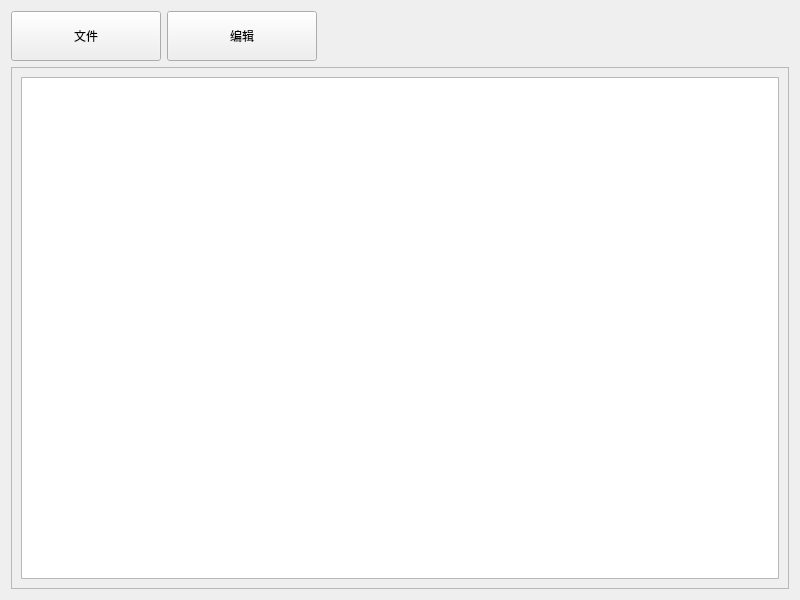
<?xml version="1.0" encoding="UTF-8"?>
<ui version="4.0">
 <class>Widget</class>
 <widget class="QWidget" name="Widget">
  <property name="geometry">
   <rect>
    <x>0</x>
    <y>0</y>
    <width>800</width>
    <height>600</height>
   </rect>
  </property>
  <property name="windowTitle">
   <string>Widget</string>
  </property>
  <layout class="QGridLayout" name="gridLayout">
   <item row="0" column="0">
    <widget class="QPushButton" name="pushButton">
     <property name="minimumSize">
      <size>
       <width>150</width>
       <height>50</height>
      </size>
     </property>
     <property name="styleSheet">
      <string notr="true"/>
     </property>
     <property name="text">
      <string>文件</string>
     </property>
    </widget>
   </item>
   <item row="0" column="1">
    <widget class="QPushButton" name="pushButton_2">
     <property name="minimumSize">
      <size>
       <width>150</width>
       <height>50</height>
      </size>
     </property>
     <property name="text">
      <string>编辑</string>
     </property>
    </widget>
   </item>
   <item row="0" column="2">
    <spacer name="horizontalSpacer">
     <property name="orientation">
      <enum>Qt::Orientation::Horizontal</enum>
     </property>
     <property name="sizeHint" stdset="0">
      <size>
       <width>40</width>
       <height>20</height>
      </size>
     </property>
    </spacer>
   </item>
   <item row="1" column="0" colspan="3">
    <widget class="QLabel" name="frame">
     <property name="frameShape">
      <enum>QFrame::Shape::StyledPanel</enum>
     </property>
     <property name="frameShadow">
      <enum>QFrame::Shadow::Raised</enum>
     </property>
     <layout class="QGridLayout" name="gridLayout_2">
      <item row="0" column="0">
       <widget class="QTextEdit" name="textEdit"/>
      </item>
     </layout>
    </widget>
   </item>
  </layout>
 </widget>
 <resources/>
 <connections/>
</ui>
